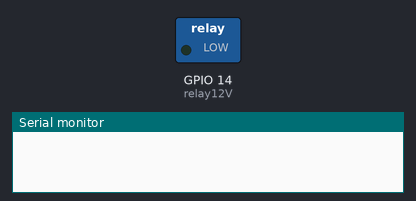
A sketch run on a simulated ESP32. Parts: switched loads named in the sketch (green lamp = pin HIGH), the last lines printed to the serial monitor. At 33.0 s the program puts the board to deep sleep or switches it off; the recording ends there.

Above: at 0.0 s.
At 32.1 s:
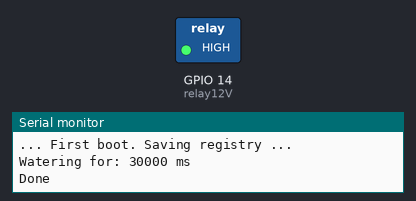
Timing chart, 0 to 33.0 s (numbered marks = the images above):
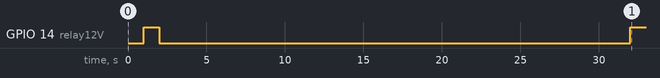

The sketch:

iotgrx-hidroponics-no-wifi.ino
```cpp
/***************************************************************************
  This is an awesome project

 ***************************************************************************/
#include <soc/sens_reg.h>
#include <base64.h>

#define uS_TO_S_FACTOR 1000000 //Conversion factor for micro seconds to seconds
#define TIME_TO_SLEEP 5 * 60   //Time ESP32 will go to sleep (in seconds)
#define WATER_TIME 30*1000

// To save registry for the first time
uint64_t reg_a;
uint64_t reg_b;
uint64_t reg_c;

int err;

// Relay
int relay12V = 14;

RTC_DATA_ATTR int bootCount = 0;
unsigned long delayTime;

void setup()
{
  delay(1000);
  Serial.begin(115200);

  pinMode(relay12V, OUTPUT);
  digitalWrite(relay12V, HIGH);

  Serial.println("");
  Serial.println("## Test ##");
  Serial.println("Boot number = " + String(bootCount + 1));

  if (bootCount == 0)
  {
    Serial.println("... First boot. Saving registry ...");
    reg_a = READ_PERI_REG(SENS_SAR_START_FORCE_REG);
    reg_b = READ_PERI_REG(SENS_SAR_READ_CTRL2_REG);
    reg_c = READ_PERI_REG(SENS_SAR_MEAS_START2_REG);
  }
  else
  {
    Serial.println("... Fixing registry ...");
    WRITE_PERI_REG(SENS_SAR_START_FORCE_REG, reg_a); // fix ADC registers
    WRITE_PERI_REG(SENS_SAR_READ_CTRL2_REG, reg_b);
    WRITE_PERI_REG(SENS_SAR_MEAS_START2_REG, reg_c);
  }
  delay(1000);

  //Increment boot number and print it every reboot
  ++bootCount;

  Serial.println("");
  Serial.println("Watering for: " + String(WATER_TIME) + " ms");
  digitalWrite(relay12V, LOW);
  delay(WATER_TIME);
  digitalWrite(relay12V, HIGH);
  Serial.println("Done");

  //Set timer to x seconds
  esp_sleep_enable_timer_wakeup(TIME_TO_SLEEP * uS_TO_S_FACTOR);
  delay(1000);
  Serial.println("### Sleeping for " + String(TIME_TO_SLEEP) + " secs ###");

  //Go to sleep now
  esp_deep_sleep_start();
}

void loop()
{
}
```

Measured:
- by itself, GPIO 14 (relay12V): LOW → HIGH at 1.0 s, → LOW 1.0 s later, → HIGH 30.0 s later
